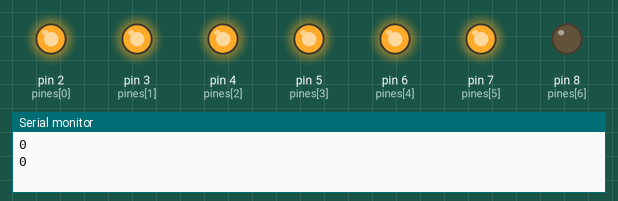
Simulated run of this program. Board: Arduino Uno, built with avr-gcc and run on an emulated ATmega328P. Parts: output pins drawn as LEDs (lit = HIGH), the last lines printed to the serial monitor.

Above: at 0.2 s.
At 1.2 s:
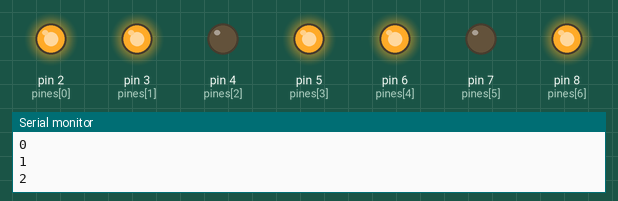
At 2.2 s:
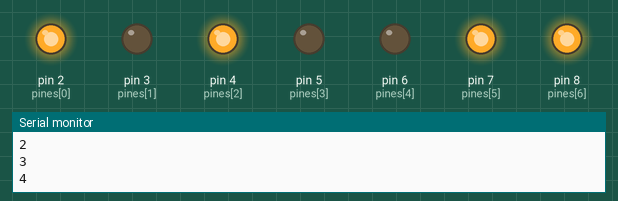
At 4.7 s:
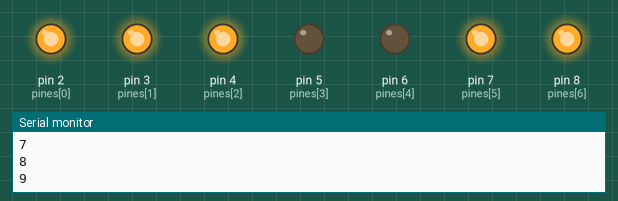
At 7.2 s:
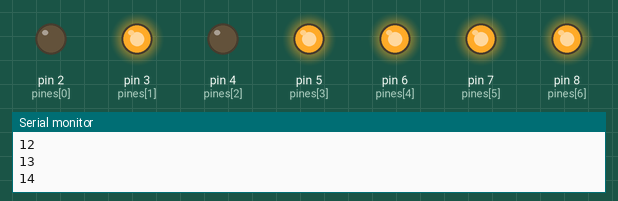
At 9.7 s:
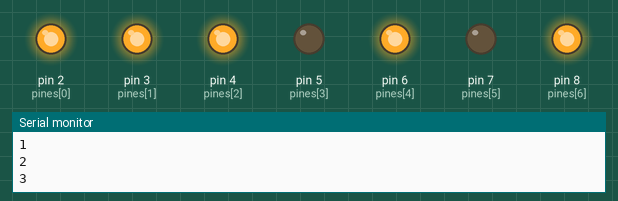
Timing chart, 0 to 10.4 s (numbered marks = the images above):
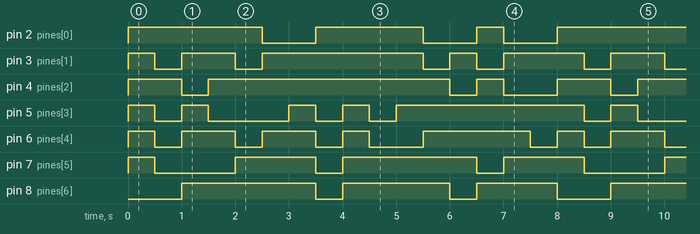

The program:

main.cpp
```cpp
#include <Arduino.h>

const int pines[] = {2, 3, 4, 5, 6, 7, 8};

int tiempo = 500;

const byte numerosDisplay[] = {
  0b1000000,
  0b1111010,
  0b0100100,
  0b0101000,
  0b0011010,
  0b0001001,
  0b0000001,
  0b1111000,
  0b0000000,
  0b0011000,
  0b0010000, // A
  0b0000011, // b
  0b1000101, // C
  0b0100010, // d
  0b0000101, // E
  0b0010101  // F
};

const byte letrasDisplay[] = {
  0b0010000, // A
  0b0000011, // b
  0b1000101, // C
  0b0100010, // d
  0b0000101, // E
  0b0010101  // F
};

void encender(int numeros)
{
  byte numeroBit = numerosDisplay[numeros];
  Serial.println(numeros);

  for(int i = 0; i < 7; i++)
  {
    int bit = bitRead(numeroBit, i);
    digitalWrite(pines[i], !bit);
  }
}

void setup()
{
  Serial.begin(9600);
  for(int i = 0; i < 7; i++)
  {
    pinMode(pines[i], OUTPUT);
  }
  encender(0);
}

void loop()
{
  for(int i = 0; i < 16; i++)
  {
    encender(i);
    delay(tiempo);
  }
}
```

Measured:
- by itself, pin 2 (pines[0]): repeats every 8.0 s: HIGH 2.0 s, LOW 1.0 s, HIGH 0.50 s, LOW 1.0 s, HIGH 2.5 s, LOW 1.0 s
- by itself, pin 3 (pines[1]): repeats every 8.0 s: HIGH 1.0 s, LOW 0.50 s, HIGH 3.0 s, LOW 0.50 s, HIGH 0.50 s, LOW 0.50 s, HIGH 1.5 s, LOW 0.50 s
- by itself, pin 4 (pines[2]): repeats every 8.0 s: HIGH 4.5 s, LOW 0.50 s, HIGH 0.50 s, LOW 1.0 s, HIGH 1.0 s, LOW 0.50 s
- by itself, pin 5 (pines[3]): repeats every 8.0 s: HIGH 0.50 s, LOW 1.5 s, 2 × (HIGH 0.50 s, LOW 0.50 s), HIGH 3.5 s, LOW 0.50 s
- by itself, pin 7 (pines[5]): repeats every 8.0 s: HIGH 1.5 s, LOW 0.50 s, HIGH 2.5 s, LOW 0.50 s, HIGH 1.5 s, LOW 1.5 s
- by itself, pin 8 (pines[6]): repeats every 8.0 s: LOW 0.50 s, HIGH 2.0 s, LOW 0.50 s, HIGH 1.5 s, LOW 1.0 s, HIGH 2.5 s
- by itself, pin 6 (pines[4]): repeats every 8.0 s: 2 × (HIGH 1.0 s, LOW 0.50 s), HIGH 0.50 s, LOW 1.0 s, HIGH 2.0 s, LOW 0.50 s, HIGH 0.50 s, LOW 0.50 s
